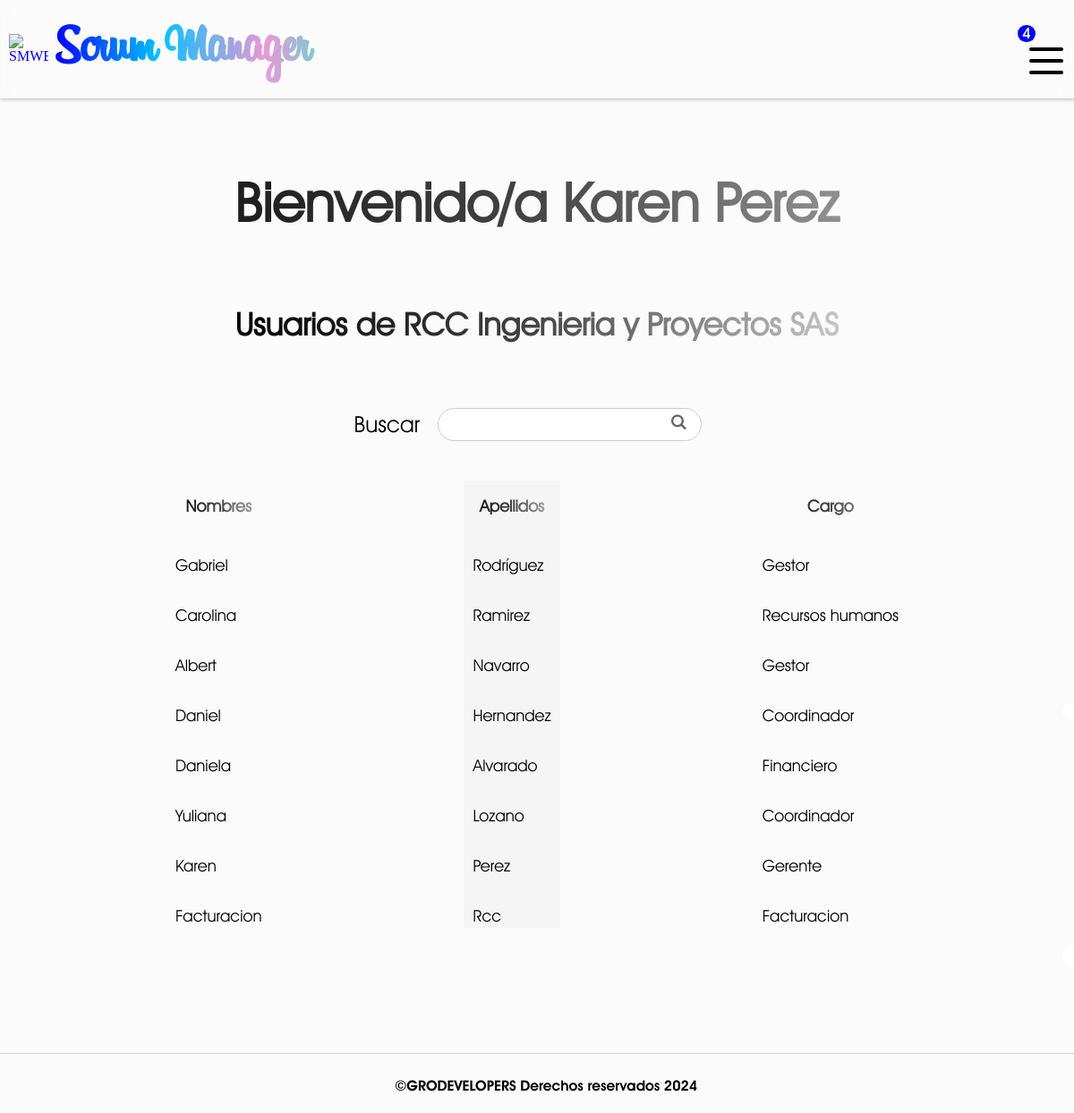
The page /users-company/ (signed in) on the database its author committed.
### SMWEB/models.py (models this page shows)
class CustomUser(AbstractUser):
    rol = models.CharField(max_length=60, null=False)
    company = models.ForeignKey(Company, on_delete=models.CASCADE, null=True)
    class Meta:
        verbose_name = 'Usuario'
        verbose_name_plural = 'Usuarios'

class Company(models.Model):
    name = models.CharField(verbose_name="Empresa", max_length=255, null=False)
    status = models.BooleanField(verbose_name="¿Activo?", default= True)
    users_limit = models.IntegerField(verbose_name="Limite de usuarios", default=10)
    created_at = models.DateField(verbose_name="Creada el", auto_now_add=True)
    class Meta:
        verbose_name = 'Empresa'
        verbose_name_plural = 'Empresas'
    def __str__(self):
        return self.name

### SMWEB/views.py (the view, shortened to what this page needs)
# urls.py: path('users-company/', views.users_company, name='users-company'),
@login_required(login_url=inicio)
def users_company(request):
    user_rol = request.user.rol
    if user_rol not in ['recursos humanos', 'gerente']:
        messages.warning(request, f'Tu rol de {user_rol} no te permite acceder a esta función')
        return redirect('inicio')
    else:
        company = request.user.company_id
        users = CustomUser.objects.filter(company_id = company)
        return render(request, 'users_company.html',{
            'users': users
        })

### SMWEB/context_processors.py (called while the page is built, shortened)
def get_status(request):
    if request.user.is_authenticated:
        id = request.user.company_id
        company = Company.objects.get(id = id)
        return {
            'company': company
        }
    else:
        return {
            'company' : False
        }

def get_rejected_payments(request):
    if request.user.is_authenticated:
        company_id = request.user.company_id
        first_name = request.user.first_name
        rejected_payments = PaymentRejected.objects.filter(company = company_id).filter(in_charge = first_name.upper()).count()
        return {
            'rejected_payments': rejected_payments
        }
    return {
        'rejected_payments': False
        }

def get_payments(request):
    if request.user.is_authenticated:
        company_id = request.user.company_id
        payments = OrderPayment.objects.filter(company = company_id).count()
        return {
            'received_payments': payments
        }
    return {
        'received_payments': False
        }

def get_affiliations(request):
    if request.user.is_authenticated:
        company_id = request.user.company_id
        affiliations = Affiliation.objects.filter(company = company_id).count()
        return {
            'received_affiliations': affiliations
        }
    return {
        'received_affiliations': False
        }

def get_rejected_affiliations(request):
    if request.user.is_authenticated:
        company_id = request.user.company_id
        first_name = request.user.first_name
        rejected_affiliation = RejectedAffiliation.objects.filter(company = company_id).filter(in_charge = first_name.upper()).count()
        return {
            'rejected_affiliations': rejected_affiliation
        }
    return {
        'rejected_affiliations': False
        }

def get_notifies(request):
    if request.user.is_authenticated:
        user_rol = request.user.rol
        if user_rol == 'gerente':
            company_id = request.user.company_id
            payments = OrderPayment.objects.filter(company = company_id).count()
            affiliations = Affiliation.objects.filter(company = company_id).count()
            notifies = payments + affiliations
            return {
                'notifies': notifies
            }
    else:
        return {
            'notifies': False
        }

### SMWEB/templates/users_company.html (shortened to what this page needs)
{% extends "layout.html" %}
{% block content %}
    {% if company.status %}
        <h1 id="title" >Bienvenido/a {{user.first_name}} {{user.last_name}}</h1>
        <h2 id="subtitle">Usuarios de {{user.company}}</h2>
        <form action="" method="post" class="search_engine">
            <label for="search">Buscar</label>
            <input type="text" name="search">
            <input type="submit" class="symbol_search" value="L">
        </form>
        <section id="users">
            {% if users %}
                <div class="users__column users__column--firstname">
                    <h3 class="column__title">Nombres</h3>
                    {% for user in users %}
                        <div class="users__element users__element-firstname">{{user.first_name|capfirst}}</div>
                    {% endfor %}
                </div>
                <div class="users__column users__column--lastname">
                    <h3 class="column__title">Apellidos</h3>
                    {% for user in users %}
                        <div class="users__element users__element-lastname">{{user.last_name|capfirst}}</div>
                    {% endfor %}
                </div>
                <div class="users__column users__column--rol">
                    <h3 class="column__title">Cargo</h3>
                    {% for user in users %}
                        <div class="users__element users__element-rol">{{user.rol|capfirst}}</div>
                    {% endfor %}
                </div>
            {% endif %}
        </section>
    {% else %}
        <h1 id="title" >Lo siento {{user.first_name}}, tu empresa se encuentra inactiva</h1>
    {% endif %}
{% endblock %}

### SMWEB/static/css/styles.css (style rules this page uses)
:root { --title-font: 'Billabong'; --normal-font: 'Avant gardent light'; --menu-font: 'Avant gardent bold'; --symbol-font: 'Symbol'; }
* { text-decoration: none; }
body { background-color: #FBFBFB; margin: 0px; }
#content > #title { text-align: center; width: 100%; }
#title { font-family: var(--normal-font); font-size: 60px; background: linear-gradient(90deg, black, rgb(69, 69, 69), rgb(197, 197, 197)); -webkit-background-clip: text; -webkit-text-fill-color: transparent; }
#subtitle { font-family: var(--normal-font); font-size: 35px; background: linear-gradient(90deg, black, rgb(69, 69, 69), rgb(197, 197, 197)); -webkit-background-clip: text; -webkit-text-fill-color: transparent; }
.search_engine { width: 80%; height: 125px; display: flex; justify-content: center; align-items: center; position: relative; }
.search_engine label { font-family: var(--normal-font); font-size: 25px; }
.search_engine input[type="text"] { flex-basis: 30%; height: 20%; border-radius: 999px; outline: none; border: 1px solid #ccc; margin: 0px 20px; line-height: 15px; padding: 5px 15px; padding-right: 0px; font-family: var(--normal-font); font-size: 17px; transition: all 300ms; }
.search_engine input[type="submit"] { background-color: transparent; border: none; padding: 0px; cursor: pointer; color: #666; font-family: var(--symbol-font); font-size: 17px; font-weight: lighter; position: absolute; top: 40%; right: 32%; transition: all 300ms; }
#users, #suppliers { width: 90%; height: 500px; display: flex; flex-direction: row; flex-wrap: nowrap; justify-content: space-around; align-items:stretch; overflow-y: scroll; }
.users__column--firstname, .suppliers__column--type_document { background-color: #FBFBFB; }
.users__column--lastname, .suppliers__column--document_number { background-color: #f0f0f084; }
.users__column--rol, .suppliers__column--bank_account { background-color: #FBFBFB; }
.column__title { text-align: center; font-family: var(--normal-font); font-size: 27px; background: linear-gradient(90deg, black, rgb(69, 69, 69), rgb(197, 197, 197)); -webkit-background-clip: text; -webkit-text-fill-color: transparent; margin-bottom: 35px; }
.users__element, .suppliers__element { font-family: var(--normal-font); font-size: 18px; margin: 15px 0px; padding: 10px; }
.column__title-orders, .column__title { text-align: center; font-family: var(--normal-font); font-size: 18px; background: linear-gradient(90deg, black, rgb(69, 69, 69), rgb(197, 197, 197)); -webkit-background-clip: text; -webkit-text-fill-color: transparent; margin-bottom: 35px; }

### rows shown on the page
CustomUser: first_name "Karen", last_name "Perez", company "RCC Ingenieria y Proyectos SAS", rol "Gerente"
CustomUser: first_name "Gabriel", last_name "Rodríguez", rol "Gestor"
CustomUser: first_name "Carolina", last_name "Ramirez", rol "Recursos humanos"
CustomUser: first_name "Albert", last_name "Navarro", rol "Gestor"
CustomUser: first_name "Daniel", last_name "Hernandez", rol "Coordinador"
CustomUser: first_name "Daniela", last_name "Alvarado", rol "Financiero"
CustomUser: first_name "Yuliana", last_name "Lozano", rol "Coordinador"
CustomUser: first_name "Facturacion", last_name "Rcc", rol "Facturacion"

### other values the page prints
{{ notifies }} "4"
